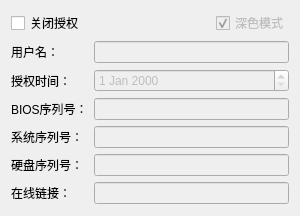
<?xml version="1.0" encoding="UTF-8"?>
<ui version="4.0">
 <class>license</class>
 <widget class="QWidget" name="license">
  <property name="geometry">
   <rect>
    <x>0</x>
    <y>0</y>
    <width>300</width>
    <height>216</height>
   </rect>
  </property>
  <property name="windowTitle">
   <string>Form</string>
  </property>
  <layout class="QGridLayout" name="gridLayout">
   <item row="0" column="0">
    <widget class="SwitchButton" name="checkbox_switch">
     <property name="text">
      <string>关闭授权</string>
     </property>
    </widget>
   </item>
   <item row="0" column="1">
    <spacer name="horizontalSpacer">
     <property name="orientation">
      <enum>Qt::Horizontal</enum>
     </property>
     <property name="sizeHint" stdset="0">
      <size>
       <width>117</width>
       <height>20</height>
      </size>
     </property>
    </spacer>
   </item>
   <item row="0" column="2">
    <widget class="SwitchButton" name="checkbox_dark_mode">
     <property name="enabled">
      <bool>false</bool>
     </property>
     <property name="text">
      <string>深色模式</string>
     </property>
     <property name="checked">
      <bool>true</bool>
     </property>
    </widget>
   </item>
   <item row="1" column="0">
    <widget class="QLabel" name="label_user">
     <property name="text">
      <string>用户名：</string>
     </property>
    </widget>
   </item>
   <item row="2" column="0">
    <widget class="QLabel" name="label_date">
     <property name="text">
      <string>授权时间：</string>
     </property>
    </widget>
   </item>
   <item row="2" column="1" colspan="2">
    <widget class="CalendarPicker" name="dateedit">
     <property name="enabled">
      <bool>false</bool>
     </property>
    </widget>
   </item>
   <item row="3" column="0">
    <widget class="QLabel" name="label_bios_sn">
     <property name="text">
      <string>BIOS序列号：</string>
     </property>
    </widget>
   </item>
   <item row="4" column="0">
    <widget class="QLabel" name="label_system_sn">
     <property name="text">
      <string>系统序列号：</string>
     </property>
    </widget>
   </item>
   <item row="5" column="0">
    <widget class="QLabel" name="label_disk_sn">
     <property name="text">
      <string>硬盘序列号：</string>
     </property>
    </widget>
   </item>
   <item row="6" column="0">
    <widget class="QLabel" name="label_link">
     <property name="text">
      <string>在线链接：</string>
     </property>
    </widget>
   </item>
   <item row="1" column="1" colspan="2">
    <widget class="LineEdit" name="lineedit_user">
     <property name="enabled">
      <bool>false</bool>
     </property>
     <property name="clearButtonEnabled">
      <bool>true</bool>
     </property>
    </widget>
   </item>
   <item row="3" column="1" colspan="2">
    <widget class="LineEdit" name="lineedit_bios_sn">
     <property name="enabled">
      <bool>false</bool>
     </property>
     <property name="clearButtonEnabled">
      <bool>true</bool>
     </property>
    </widget>
   </item>
   <item row="4" column="1" colspan="2">
    <widget class="LineEdit" name="lineedit_system_sn">
     <property name="enabled">
      <bool>false</bool>
     </property>
     <property name="clearButtonEnabled">
      <bool>true</bool>
     </property>
    </widget>
   </item>
   <item row="5" column="1" colspan="2">
    <widget class="LineEdit" name="lineedit_disk_sn">
     <property name="enabled">
      <bool>false</bool>
     </property>
     <property name="clearButtonEnabled">
      <bool>true</bool>
     </property>
    </widget>
   </item>
   <item row="6" column="1" colspan="2">
    <widget class="LineEdit" name="lineedit_link">
     <property name="enabled">
      <bool>false</bool>
     </property>
     <property name="clearButtonEnabled">
      <bool>true</bool>
     </property>
    </widget>
   </item>
  </layout>
 </widget>
 <customwidgets>
  <customwidget>
   <class>LineEdit</class>
   <extends>QLineEdit</extends>
   <header>qfluentwidgets</header>
  </customwidget>
  <customwidget>
   <class>CalendarPicker</class>
   <extends>QDateEdit</extends>
   <header>qfluentwidgets</header>
  </customwidget>
  <customwidget>
   <class>SwitchButton</class>
   <extends>QCheckBox</extends>
   <header>qfluentwidgets</header>
  </customwidget>
 </customwidgets>
 <tabstops>
  <tabstop>checkbox_switch</tabstop>
  <tabstop>checkbox_dark_mode</tabstop>
  <tabstop>lineedit_user</tabstop>
  <tabstop>dateedit</tabstop>
  <tabstop>lineedit_bios_sn</tabstop>
  <tabstop>lineedit_system_sn</tabstop>
  <tabstop>lineedit_disk_sn</tabstop>
  <tabstop>lineedit_link</tabstop>
 </tabstops>
 <resources/>
 <connections/>
</ui>
